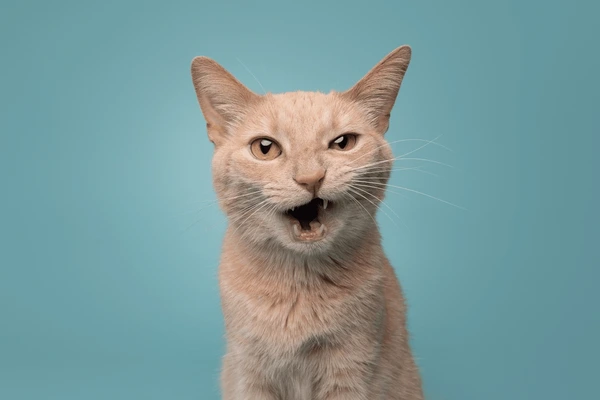
#> input picture raw_images/cat/017.webp, 600 x 400 px; its folder holds only this picture in this run
$ jupyter execute --allow-errors preprocess.ipynb
#> lines starting #> are read from the running program, lines starting #| are printed output that depends on the picture
### smartcrop_module.py
import cv2 as cv
import numpy as np

EXTENSIONS = ("jpg", "JPG", "jpeg", "JPEG", "png", "PNG")


def detect(pil_image, square=False):
    # img = cv.imread(image_path)
    img = np.array(pil_image)
    gray = cv.cvtColor(img, cv.COLOR_RGB2GRAY)
    sift = cv.SIFT_create(edgeThreshold=8)
    kp = sift.detect(gray, None)

    all_points = [i.pt for i in kp]
    x_points = [z[0] for z in all_points]
    y_points = [z[1] for z in all_points]
    thresh = 0
    x_min, y_min = int(min(x_points)) - thresh, int(min(y_points) - thresh)
    x_max, y_max = int(max(x_points)) + thresh, int(max(y_points) + thresh)
    min_side = min((x_max - x_min), (y_max - y_min))
    max_side = max((x_max - x_min), (y_max - y_min))
    x_mean, y_mean = int((x_max + x_min) / 2), int((y_max + y_min) / 2)
    # img = cv.drawKeypoints(img, kp, img)
    squared_x_min, squared_x_max = x_mean - int(min_side / 2), x_mean + int(
        min_side / 2
    )
    squared_y_min, squared_y_max = y_mean - int(min_side / 2), y_mean + int(
        min_side / 2
    )

    if not square:
        return img[y_min:y_max, x_min:x_max]

    elif square:
        return img[squared_y_min:squared_y_max, squared_x_min:squared_x_max]

### preprocess.ipynb
[cell 1]
import os # it is essential to read the files
import logging #
from tqdm import tqdm
from PIL import Image

[cell 2]
# logging settings
logging.basicConfig(
    level=logging.INFO, format="%(asctime)s - %(levelname)s - %(message)s"
)

[cell 3]
def check_is_dir(path):
    if not os.path.isdir(path):
        raise ValueError(f"Provided path: {path} is not a directory.")
    return True

[cell 4]
def filter_images(list_of_files):
    valid_extensions = {".jpg", ".png", ".jpeg", ".webp"}
    return [
        file
        for file in list_of_files
        if any(file.endswith(ext) for ext in valid_extensions)
    ]

[cell 5]
def load_image(image_path):
    image = Image.open(image_path).convert("RGB")
    return image

[cell 6]
def read_images_from_dir(dir_path):
#> called with dir_path = 'raw_images/cat'
    check_is_dir(dir_path)
    files = os.listdir(dir_path)
    image_files = filter_images(files)
    image_paths = [os.path.join(dir_path, file) for file in image_files]
    images = [load_image(image_path) for image_path in tqdm(image_paths)]
#> in load_image, image is the input picture: PIL image 600x400 RGB; mean R, G, B 123, 154, 154.9
#> images = 1 item
    logging.info(f"Loaded {len(images)} images from {dir_path}")
    return images

[cell 7]
loaded_images = read_images_from_dir("raw_images/cat")
#> loaded_images = 1 item

[cell 8]
def max_resolution_rescale(image, max_width, max_height):
    width, height = image.size
    if width > max_width or height > max_height:
        ratio = min(max_width / width, max_height / height)
        new_width = int(width * ratio)
        new_height = int(height * ratio)
        image = image.resize((new_width, new_height), Image.LANCZOS)
    return image

[cell 9]
max_size = 1024

resized_images = list(
    map(lambda x: max_resolution_rescale(x, max_size, max_size), tqdm(loaded_images))
)
#> resized_images = 1 item

[cell 10]
def min_resolution_filter(image, min_width, min_height):
    width, height = image.size
    return width >= min_width and height >= min_height

[cell 11]
min_size = 224
filtered_images = list(
    filter(lambda x: min_resolution_filter(x, min_size, min_size), tqdm(resized_images))
)
#> filtered_images = 1 item

[cell 12]
len(filtered_images)
#> Out = 1

Image Processing

[cell 13]
import matplotlib.pyplot as plt

[cell 14]
def plot_image(image):
    plt.imshow(image)
    plt.axis("off")
    plt.show()

#> (a cell that did not finish here is left out)

[cell 16]
def center_crop(image, new_width, new_height):
    width, height = image.size
    left = (width - new_width) / 2
    top = (height - new_height) / 2
    right = (width + new_width) / 2
    bottom = (height + new_height) / 2
    cropped_image = image.crop((left, top, right, bottom))
    logging.info(f"Center cropped image to {new_width}x{new_height}")
    return cropped_image

[cell 17]
min_size = 224

#> (the rest of this cell did not finish here and is left out)

[cell 18]
from smartcrop_module import detect

#> (the rest of this cell did not finish here and is left out)

[cell 19]
cropped_images = list(map(lambda x: detect(x, square=True), tqdm(filtered_images)))
#> in detect, `gray = cv.cvtColor(img, cv.COLOR_RGB2GRAY)`:
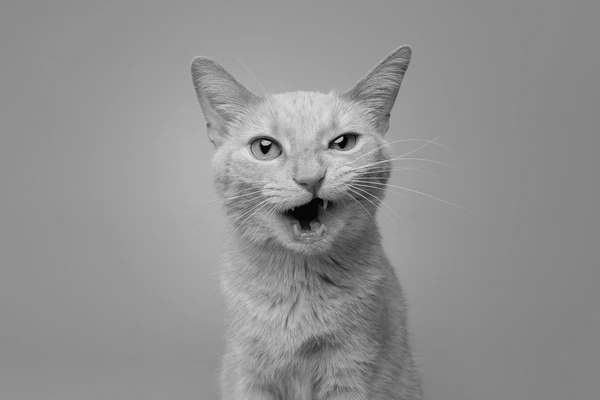
#> gray: shape (400, 600); min 1, max 224, mean 144.8
#> in detect, `kp = sift.detect(gray, None)`: kp = 235 keypoints; strongest (x, y, size): (265, 143, 3.8), (341, 139, 2.7), (347, 140, 12.1), (342, 145, 5.3)
#> in detect, `all_points = [i.pt for i in kp]`: all_points = 235 pairs, first value 193 to 409.6, second value 47.5 to 394.2
#> in detect, `x_points = [z[0] for z in all_points]`: x_points = 235 values from 193 to 409.6
#> in detect, `y_points = [z[1] for z in all_points]`: y_points = 235 values, max 394.2 at index 135, min 47.5 at index 231, mean 196.6
#> in detect, `x_min, y_min = int(min(x_points)) - thresh, int(min(y_points) - thresh)`: x_min = 193; y_min = 47
#> in detect, `x_max, y_max = int(max(x_points)) + thresh, int(max(y_points) + thresh)`: x_max = 409; y_max = 394
#> in detect, `min_side = min((x_max - x_min), (y_max - y_min))`: min_side = 216
#> in detect, `max_side = max((x_max - x_min), (y_max - y_min))`: max_side = 347
#> in detect, `x_mean, y_mean = int((x_max + x_min) / 2), int((y_max + y_min) / 2)`: x_mean = 301; y_mean = 220
#> in detect, `squared_x_min, squared_x_max = x_mean - int(min_side / 2), x_mean + in..`: squared_x_min = 193; squared_x_max = 409
#> in detect, `squared_y_min, squared_y_max = y_mean - int(min_side / 2), y_mean + in..`: squared_y_min = 112; squared_y_max = 328
#> in detect, `return img[squared_y_min:squared_y_max, squared_x_min:squared_x_max]`:
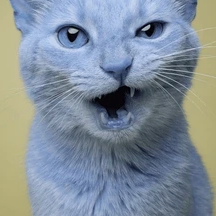
#> returned value: shape (216, 216, 3); mean of channels 0, 1, 2 153.9, 142.3, 130; drawn as B, G, R
#> cropped_images = 1 item

[cell 20]
import numpy as np

[cell 21]
def save_image(image, save_path):
    if isinstance(image, np.ndarray):
        image = Image.fromarray(image)

    if not isinstance(image, Image.Image):
        raise ValueError("Input image must be a numpy array or PIL Image")

    if image.mode != "RGB":
        image = image.convert("RGB")

    image.save(save_path)
    logging.info(f"Saved image to {save_path}")

[cell 22]
def create_directory(dir_path):
    if not os.path.isdir(dir_path):
        os.makedirs(dir_path)
        print(f"Directory created: {dir_path}")
    else:
        print(f"Directory already exists: {dir_path}")

[cell 23]
def save_images_to_dir(images, dir_path):
    create_directory(dir_path)
    check_is_dir(dir_path)

    for i, image in tqdm(enumerate(images, 1)):
        save_path = os.path.join(dir_path, f"image_{i}.jpg")
        save_image(image, save_path)
    return True

[cell 24]
save_images_to_dir(cropped_images, "processed_images/cat")
#> the loop in save_images_to_dir, `for i, image in tqdm(enumerate(images, 1)):` made 1 pass
#> i on pass 1: 1
#> Out = True

$ run again, on raw_images/cat/132.webp
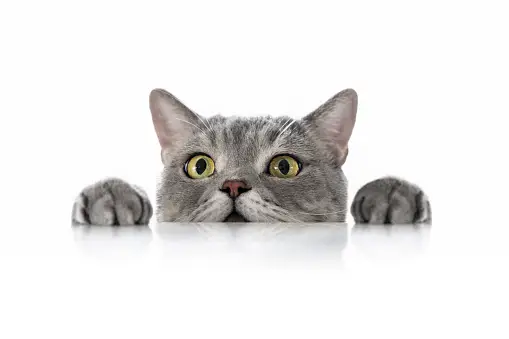
#> input picture raw_images/cat/132.webp, 509 x 339 px
#> in load_image, image is the input picture: PIL image 509x339 RGB; mean R, G, B 232.1, 231, 230.2
#> images = 1 item
#> `len(filtered_images)`: Out = 1
#> kp = 334 keypoints; strongest (x, y, size): (394, 204, 39), (234, 216, 13.3), (111, 206, 39), (276, 174, 100.3)
#> all_points = 334 pairs, first value 74.92 to 430.5, second value 87.95 to 237.1
#> x_points = 334 values from 74.92 to 430.5
#> y_points = 334 values, max 237.1 at index 159, min 87.95 at index 277, mean 179
#> x_min = 74; y_min = 87
#> x_max = 430; y_max = 237
#> min_side = 150
#> max_side = 356
#> x_mean = 252; y_mean = 162
#> squared_x_min = 177; squared_x_max = 327
#> squared_y_min = 87; squared_y_max = 237
#> in detect, `return img[squared_y_min:squared_y_max, squared_x_min:squared_x_max]`:
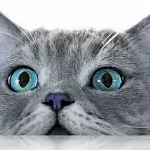
#> returned value: shape (150, 150, 3); mean of channels 0, 1, 2 158.7, 154, 149; drawn as B, G, R
#> cropped_images = 1 item
#> the loop in save_images_to_dir, `for i, image in tqdm(enumerate(images, 1)):` made 1 pass
#> i on pass 1: 1
#> `save_images_to_dir(cropped_images, "processed_images/cat")`: Out = True

$ run again, on raw_images/cat/133.jpg
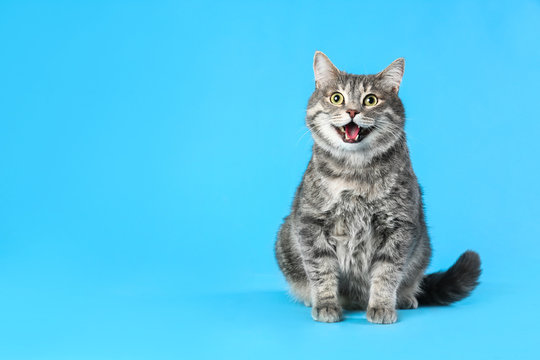
#> input picture raw_images/cat/133.jpg, 540 x 360 px
#> in load_image, image is the input picture: PIL image 540x360 RGB; mean R, G, B 86.9, 197.1, 232.9
#> images = 1 item
#> `len(filtered_images)`: Out = 1
#> in detect, `gray = cv.cvtColor(img, cv.COLOR_RGB2GRAY)`:
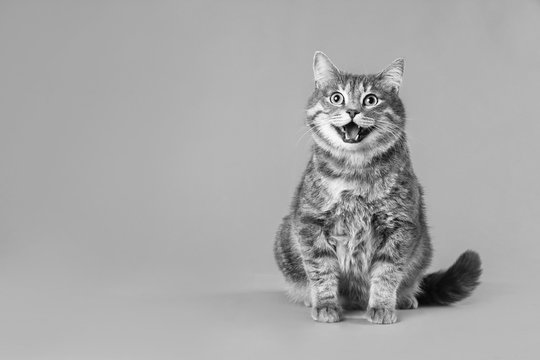
#> gray: shape (360, 540); min 0, max 255, mean 168.3
#> kp = 562 keypoints; strongest (x, y, size): (371, 101, 3.3), (351, 125, 6.5), (443, 288, 31.5), (343, 103, 2.5)
#> all_points = 562 pairs, first value 275.6 to 482.1, second value 60.86 to 330.6
#> x_points = 562 values from 275.6 to 482.1
#> y_points = 562 values, max 330.6 at index 301, min 60.86 at index 157, mean 204.9
#> x_min = 275; y_min = 60
#> x_max = 482; y_max = 330
#> min_side = 207
#> max_side = 270
#> x_mean = 378; y_mean = 195
#> squared_x_min = 275; squared_x_max = 481
#> squared_y_min = 92; squared_y_max = 298
#> in detect, `return img[squared_y_min:squared_y_max, squared_x_min:squared_x_max]`:
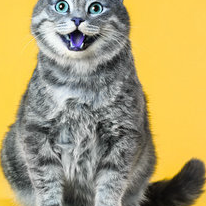
#> returned value: shape (206, 206, 3); mean of channels 0, 1, 2 111.4, 158.2, 171.9; drawn as B, G, R
#> cropped_images = 1 item
#> the loop in save_images_to_dir, `for i, image in tqdm(enumerate(images, 1)):` made 1 pass
#> i on pass 1: 1
#> `save_images_to_dir(cropped_images, "processed_images/cat")`: Out = True

$ run again, on raw_images/cat/052.jpg
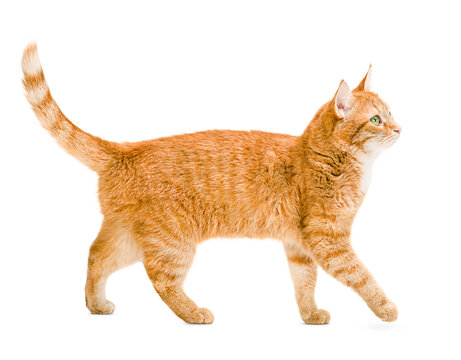
#> input picture raw_images/cat/052.jpg, 461 x 360 px
#> in load_image, image is the input picture: PIL image 461x360 RGB; mean R, G, B 245.8, 228.6, 210.9
#> images = 1 item
#> `len(filtered_images)`: Out = 1
#> in detect, `gray = cv.cvtColor(img, cv.COLOR_RGB2GRAY)`:
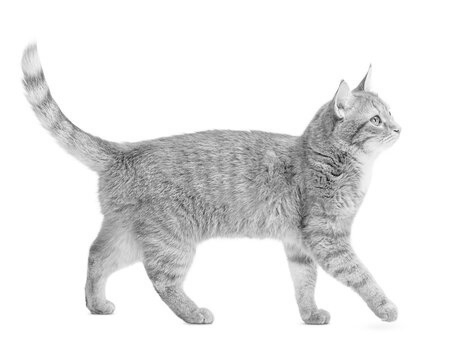
#> gray: shape (360, 461); min 19, max 255, mean 231.7
#> kp = 501 keypoints; strongest (x, y, size): (377, 116, 2), (327, 180, 2), (203, 323, 2.1), (308, 177, 81.5)
#> all_points = 501 pairs, first value 25.15 to 397.5, second value 50.46 to 323.1
#> x_points = 501 values from 25.15 to 397.5
#> y_points = 501 values, max 323.1 at index 365, min 50.46 at index 1, mean 197.2
#> x_min = 25; y_min = 50
#> x_max = 397; y_max = 323
#> min_side = 273
#> max_side = 372
#> x_mean = 211; y_mean = 186
#> squared_x_min = 75; squared_x_max = 347
#> squared_y_min = 50; squared_y_max = 322
#> in detect, `return img[squared_y_min:squared_y_max, squared_x_min:squared_x_max]`:
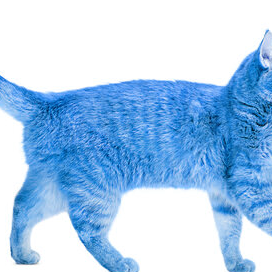
#> returned value: shape (272, 272, 3); mean of channels 0, 1, 2 237.4, 204.1, 169.6; drawn as B, G, R
#> cropped_images = 1 item
#> the loop in save_images_to_dir, `for i, image in tqdm(enumerate(images, 1)):` made 1 pass
#> i on pass 1: 1
#> `save_images_to_dir(cropped_images, "processed_images/cat")`: Out = True
